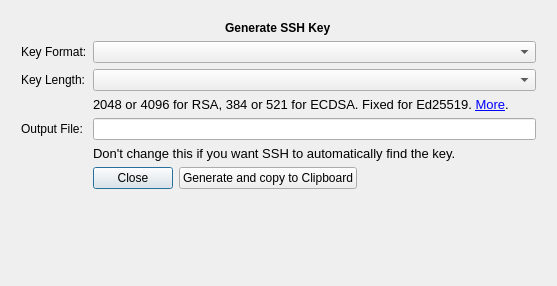
<?xml version="1.0" encoding="UTF-8"?>
<ui version="4.0">
 <class>SshAddDialog</class>
 <widget class="QDialog" name="SshAddDialog">
  <property name="geometry">
   <rect>
    <x>0</x>
    <y>0</y>
    <width>557</width>
    <height>286</height>
   </rect>
  </property>
  <layout class="QVBoxLayout" name="verticalLayout_2">
   <item>
    <layout class="QVBoxLayout" name="verticalLayout">
     <property name="leftMargin">
      <number>10</number>
     </property>
     <property name="topMargin">
      <number>10</number>
     </property>
     <property name="rightMargin">
      <number>10</number>
     </property>
     <property name="bottomMargin">
      <number>10</number>
     </property>
     <item alignment="Qt::AlignHCenter">
      <widget class="QLabel" name="label_3">
       <property name="sizePolicy">
        <sizepolicy hsizetype="Minimum" vsizetype="Fixed">
         <horstretch>0</horstretch>
         <verstretch>0</verstretch>
        </sizepolicy>
       </property>
       <property name="font">
        <font>
         <weight>75</weight>
         <bold>true</bold>
        </font>
       </property>
       <property name="text">
        <string>Generate SSH Key</string>
       </property>
      </widget>
     </item>
     <item>
      <layout class="QFormLayout" name="formLayout">
       <property name="fieldGrowthPolicy">
        <enum>QFormLayout::ExpandingFieldsGrow</enum>
       </property>
       <item row="0" column="0">
        <widget class="QLabel" name="label">
         <property name="text">
          <string>Key Format:</string>
         </property>
        </widget>
       </item>
       <item row="0" column="1">
        <widget class="QComboBox" name="formatSelect">
         <property name="sizePolicy">
          <sizepolicy hsizetype="Expanding" vsizetype="Fixed">
           <horstretch>0</horstretch>
           <verstretch>0</verstretch>
          </sizepolicy>
         </property>
        </widget>
       </item>
       <item row="1" column="0">
        <widget class="QLabel" name="label_2">
         <property name="text">
          <string>Key Length:</string>
         </property>
        </widget>
       </item>
       <item row="1" column="1">
        <widget class="QComboBox" name="lengthSelect">
         <property name="sizePolicy">
          <sizepolicy hsizetype="Expanding" vsizetype="Fixed">
           <horstretch>0</horstretch>
           <verstretch>0</verstretch>
          </sizepolicy>
         </property>
        </widget>
       </item>
       <item row="2" column="1">
        <widget class="QLabel" name="label_4">
         <property name="font">
          <font>
           <pointsize>10</pointsize>
          </font>
         </property>
         <property name="text">
          <string>&lt;html&gt;&lt;head/&gt;&lt;body&gt;&lt;p&gt;2048 or 4096 for RSA, 384 or 521 for ECDSA. Fixed for Ed25519. &lt;a href=&quot;https://stribika.github.io/2015/01/04/secure-secure-shell.html&quot;&gt;&lt;span style=&quot; text-decoration: underline; color:#0000ff;&quot;&gt;More&lt;/span&gt;&lt;/a&gt;.&lt;/p&gt;&lt;/body&gt;&lt;/html&gt;</string>
         </property>
         <property name="wordWrap">
          <bool>false</bool>
         </property>
        </widget>
       </item>
       <item row="3" column="1">
        <widget class="QLineEdit" name="outputFileTextBox"/>
       </item>
       <item row="3" column="0">
        <widget class="QLabel" name="label_5">
         <property name="text">
          <string>Output File:</string>
         </property>
        </widget>
       </item>
       <item row="4" column="1">
        <widget class="QLabel" name="label_6">
         <property name="font">
          <font>
           <pointsize>10</pointsize>
          </font>
         </property>
         <property name="text">
          <string>Don't change this if you want SSH to automatically find the key.</string>
         </property>
        </widget>
       </item>
       <item row="5" column="1">
        <layout class="QHBoxLayout" name="horizontalLayout">
         <item>
          <widget class="QPushButton" name="closeButton">
           <property name="text">
            <string>Close</string>
           </property>
          </widget>
         </item>
         <item>
          <widget class="QPushButton" name="generateButton">
           <property name="sizePolicy">
            <sizepolicy hsizetype="Minimum" vsizetype="Fixed">
             <horstretch>2</horstretch>
             <verstretch>0</verstretch>
            </sizepolicy>
           </property>
           <property name="text">
            <string>Generate and copy to Clipboard</string>
           </property>
          </widget>
         </item>
        </layout>
       </item>
       <item row="6" column="1">
        <widget class="QLabel" name="errors">
         <property name="sizePolicy">
          <sizepolicy hsizetype="Expanding" vsizetype="Preferred">
           <horstretch>0</horstretch>
           <verstretch>0</verstretch>
          </sizepolicy>
         </property>
         <property name="minimumSize">
          <size>
           <width>0</width>
           <height>20</height>
          </size>
         </property>
         <property name="font">
          <font>
           <pointsize>10</pointsize>
          </font>
         </property>
         <property name="text">
          <string/>
         </property>
         <property name="wordWrap">
          <bool>true</bool>
         </property>
        </widget>
       </item>
      </layout>
     </item>
    </layout>
   </item>
  </layout>
 </widget>
 <resources/>
 <connections/>
</ui>
